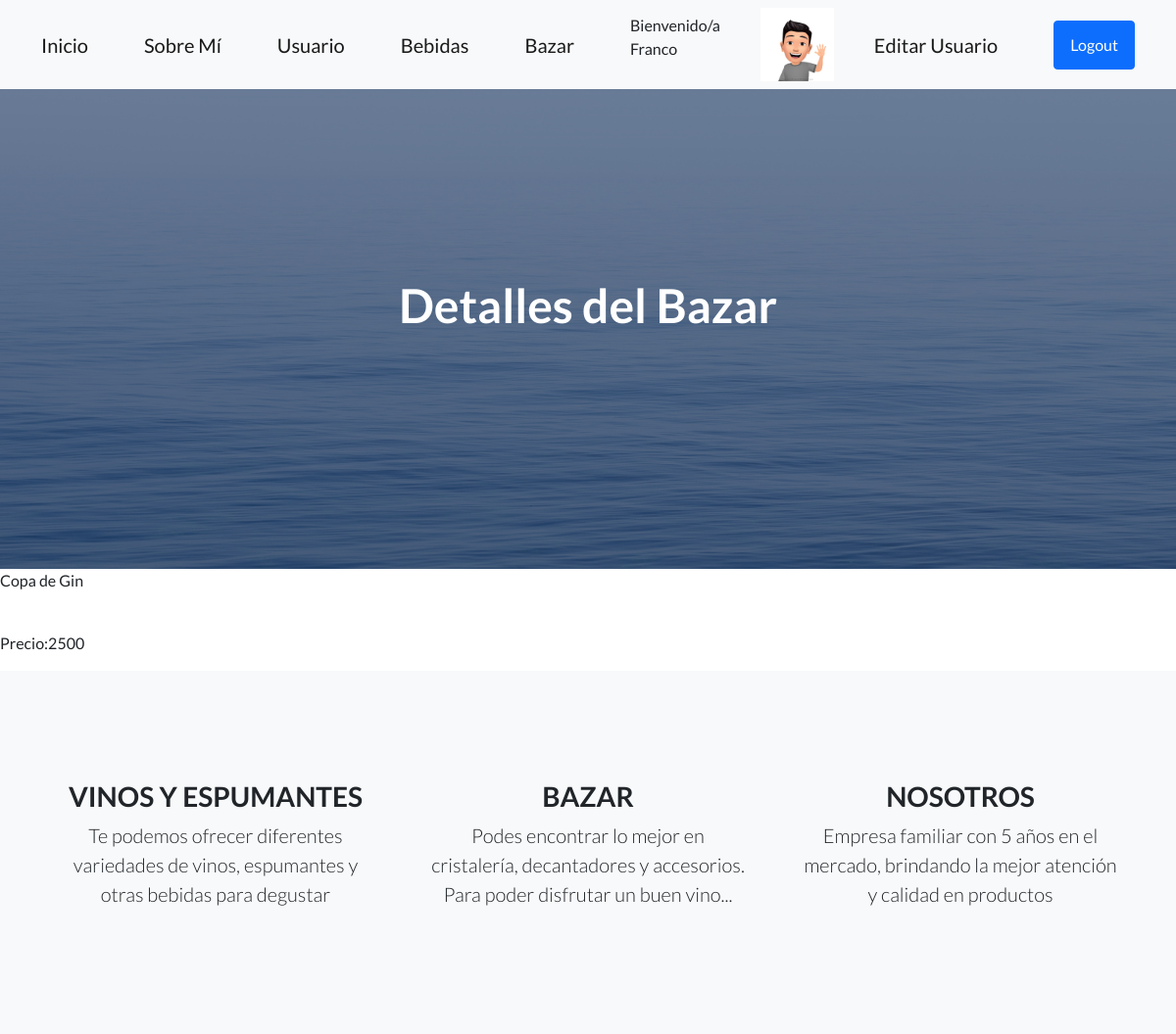
/AppMalbec/bazar/1/ (signed in), run on the app's committed database.
### AppMalbec/models.py (models this page shows)
class Avatar(models.Model):
    usuario= models.ForeignKey(User, on_delete=models.CASCADE)
    imagen = models.ImageField(upload_to="avatares", null= True, blank= True)

class Bazar(models.Model):
    tipo_de_producto = models.CharField(max_length=50)
    precio= models.IntegerField()
    imagen = models.ImageField(upload_to="bazar", null=True,blank= True)

### AppMalbec/views.py (the view)
# urls.py: path("bazar/<int:pk>/", BazarDetalle.as_view(), name= "BazarDetalles"),
class BazarDetalle(LoginRequiredMixin,DetailView):
    model= Bazar

### AppMalbec/templates/AppMalbec/bazar_detail.html
{% extends "AppMalbec/padre.html" %}
{% block titulo %}
Detalles del Bazar
{% endblock %}
{% block pie%}
<p>{{bazar.tipo_de_producto}} </p>
 <br>
<p>Precio:{{bazar.precio}}</p>
{% endblock %}

### AppMalbec/templates/AppMalbec/padre.html (shortened to what this page needs)
<!DOCTYPE html>
<html lang="en">
    <head>
        {% load static %}
        <link href="https://cdn.jsdelivr.net/npm/bootstrap-icons@1.5.0/font/bootstrap-icons.css" rel="stylesheet" type="text/css" />
        <link href="{% static 'AppMalbec/css/styles.css' %}" rel="stylesheet" />
    </head>
    <body>
        <nav class="navbar navbar-light bg-light static-top">
            <div class="container">
                <a class="navbar-brand" href="{% url 'Inicio' %}">Inicio</a>
                <a class="navbar-brand" href="{% url 'SobreMi' %}">Sobre Mí</a>
                <a class="navbar-brand" href="{% url 'Usuarios' %}">Usuario</a>
                <a class="navbar-brand" href="{% url 'Variedades' %}">Bebidas</a>
                <a class="navbar-brand" href="{% url 'Bazar' %}">Bazar</a>
                {% if request.user.is_authenticated %}
                <p>Bienvenido/a <br>{{user}}</p>
                {% with user.avatar_set.first as miAvatar %}
                {% if miAvatar %}
                <img src="{{miAvatar.imagen.url}} " alt="No hay imagen" style="max-width: 75px ;">
                {% endif %}
                {% endwith %}
                <a class="navbar-brand" href="{% url 'EditarPerfil' %}">Editar Usuario</a>
                <a class="btn btn-primary" href="{% url 'Logout' %}">Logout</a>
                {% else %}
                <a class="btn btn-primary" href="{% url 'Registarse' %}">Registro</a>
                <a class="btn btn-primary" href="{% url 'Login' %}">Login</a>
                {% endif %}
            </div>
        </nav>
        <header class="masthead">
            <div class="container position-relative">
                <div class="row justify-content-center">
                    <div class="col-xl-6">
                        <div class="text-center text-white">
                            <h1 class="mb-5">
                                {% block titulo%}
                                {% endblock %}
                            </h1>
                        </div>
                    </div>
                </div>
            </div>
        </header>
        {% block pie%}
        {% endblock %}
          <section class="features-icons bg-light text-center">
            <div class="container">
                <div class="row">
                    <div class="col-lg-4">
                        <div class="features-icons-item mx-auto mb-5 mb-lg-0 mb-lg-3">
                            <h3>VINOS Y ESPUMANTES </h3>
                            <p class="lead mb-0">Te podemos ofrecer diferentes variedades de vinos, espumantes y otras bebidas para degustar</p>
                        </div>
                    </div>
                    <div class="col-lg-4">
                        <div class="features-icons-item mx-auto mb-5 mb-lg-0 mb-lg-3">
                            <h3>BAZAR</h3>
                            <p class="lead mb-0">Podes encontrar lo mejor en cristalería, decantadores y accesorios.
                                Para poder disfrutar un buen vino... </p>
                        </div>
                    </div>
                    <div class="col-lg-4">
                        <div class="features-icons-item mx-auto mb-0 mb-lg-3">
                            <h3>NOSOTROS</h3>
                            <p class="lead mb-0">Empresa familiar con 5 años en el mercado, brindando la mejor atención y calidad en productos</p>
                        </div>
                    </div>
                </div>
            </div>
        </section>
    </body>
</html>

### data on the page
Avatar: imagen (picture)
Bazar: tipo_de_producto "Copa de Gin", precio "2500"

### other printed values
{{ user }} "Franco"
